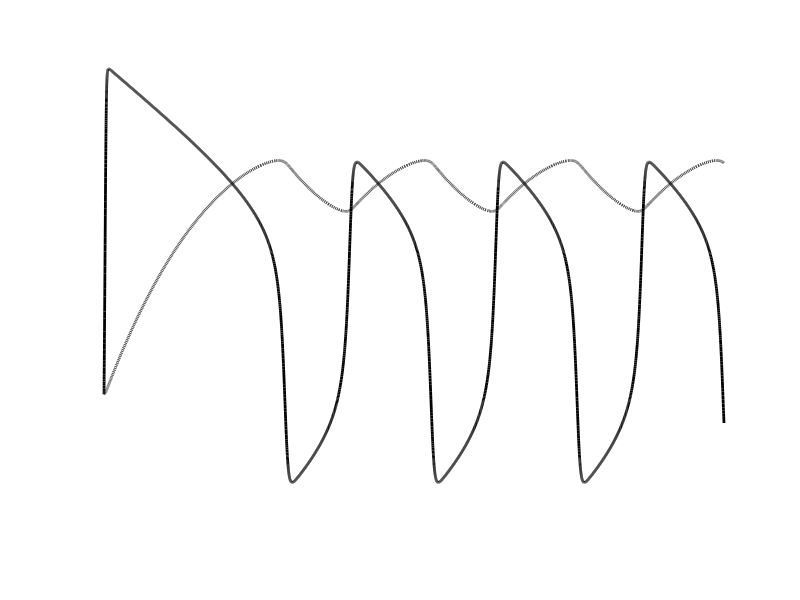

This figure's MATLAB source: (Note: this script raises an error after producing the figure.)
% -- Fitzhugh Nagumo Network
% Each node has a voltage, v, and a recovery variable, w, following
% vi = a3vi^3 + a2vi^2 a1vi - wi + sum_j=1^j=nAij(vi-vj)
% wi = cvi - bwi

% -- supporting files
% - FHN_rhs.m
% - poolData.m
% - DifferentLibraries_rhs
clear all; close all; clc
%% Plot behavior of one oscillator
I = @(t)(1); % -- include external forcing, otherwise only one spike
a = 0.7; b = 0.8; tau=100;
FHN = @(t,x)([(x(1)-x(1).^3)./3 - x(2) + I(t);
              (x(1) + a - b*x(2))/tau]);

options = odeset('RelTol',1e-8, 'AbsTol',1e-8);
[t,y] = ode45(FHN,[0 400],[-.5;-.5],options);

figure
hold on
plot(t,y(:,1),'k', 'LineWidth',2);
plot(t,y(:,2),'k:', 'LineWidth',2);
set(gca, 'FontSize', 18,'FontName', 'Cambria')
axis off

%% Simulate network
rng(195)
K=.3;  % coupling strength
n=50; % number of oscillators
Vi= [-.95 + 2*rand(n,1); -.05 + .1*rand(n,1)]; % initiate state

% A=rand(n,n);  
% A=(A>0.1).*A;
A=ones(n,n);  % all to all connections
alpha =[-.1,1.1,-1,.01,.01]; 

t0=linspace(0,100,10000);
t1 = linspace(0,2000,40000);

opts = odeset('RelTol',10^(-9),'AbsTol',10^(-9));
[t0,y0]=ode45(@(t,y) FHN_rhs(t,y,opts,alpha,n,K,A,1),t0,Vi);
[t1,y1]=ode45(@(t,y) FHN_rhs(t,y,opts,alpha,n,K,A,1),t1,y0(end,:).');
times= t1;

start = 15000;
%-- Visualize everything at once
figure
h = pcolor(y1(start:end,1:n).');
set(h, 'EdgeColor', 'none');
colormap('jet')
colorbar
xticklabels('')
set(gca, 'FontSize', 18,'FontName', 'Cambria')
%% SVD
[Uv, Sv, Vv] = svd(y1(start:end,1:n).', 'econ');
[Ur, Sr, Vr] = svd(y1(start:end,n+1:end).', 'econ');

x1 = Sr(1,1)*Vr(:,1); x4 = Sv(1,1)*Vv(:,1);
x2 = Sr(2,2)*Vr(:,2); x5 = Sv(2,2)*Vv(:,2);
x3 = Sr(3,3)*Vr(:,3); x6 = Sv(3,3)*Vv(:,3);

figure
subplot(1,2,1)
plot3(x1,x2,x3,'k','LineWidth',2)
grid on
subplot(1,2,2)
plot3(x4,x5,x6,'k','LineWidth',2)
grid on

%% SINDy to discover dynamics
dt = t1(2) - t1(1);
X = [x1,x2,x3,x4,x5,x6];
dXs = (X(3:end,:)-X(1:end-2,:))./(2*dt);
Xs = X(2:end-1,:);

usesine =0;
polyorder = 1;
nvars = 6;
A = poolData(Xs,nvars,polyorder,usesine);
[m,n] = size(A);
% -- Set regularization parameters and set up SR3 optimization for SINDy
threshold = 10^(-3);
kappa = 80; 
lambda = kappa*threshold^2/2;
stepsize = .01; 
trimmed_fraction = 0;
h = round((1-trimmed_fraction)*m);
maxiter = 100;
iter = 0;
err = 10;
dX = dXs(:,1:3);
w_old = A\dX;
v_old = ones(m,1);
% -- Solve SINDy regression problem using SR3
while err > 10^(-4) && iter < maxiter
    iter = iter + 1;
    Theta_c = A.*repmat(v_old,1,n);
    H = Theta_c.'*A+ kappa *eye(n); 
    % -- update coefficients
    coeffs = H\(Theta_c.'*dX + kappa*eye(n)*w_old);
    % -- update w by taking l_0 prox 
    w_new = coeffs;
    w_new(abs(w_new)<=threshold) = 0;
    % -- update v with gradient step and project onto capped h-simplex
    R2 = 0.5*sum((dX - A*coeffs).^2,2);
    v_new = proj_csimplex(v_old - stepsize*R2, h);
    
    % -- compute error
    err = norm(w_new - w_old)*kappa + norm(v_new-v_old)/stepsize;
    w_old = w_new; 
    v_old = v_new;
end

% -- plot resulting coefficients
c = lines;
nvars = 3;
figure
for j = 1:nvars
subplot(2,nvars,j)
plot(dX(:,j))
hold on
plot(A*coeffs(:,j))
subplot(2,nvars,j+3)
bar(coeffs(:,j),'FaceColor', c(j+3,:))
end
temp = coeffs;

dX = dXs(:,4:6);
A = [poolData(Xs(:,1:3),3,1,0), poolData(Xs(:,4:6),3,3,0)];
[m,n] = size(A);

% -- Set regularization parameters and set up SR3 optimization for SINDy
threshold = 4*10^(-5);
kappa = 80; 
lambda = kappa*threshold^2/2;
stepsize = .01; 
trimmed_fraction = 0;
h = round((1-trimmed_fraction)*m);
maxiter = 200;
iter = 0;
err = 10;

w_old = A\dX;
v_old = ones(m,1);
% -- Solve SINDy regression problem using SR3
while err > 10^(-8) && iter < maxiter
    iter = iter + 1;
    Theta_c = A.*repmat(v_old,1,n);
    H = Theta_c.'*A+ kappa *eye(n); 
    % -- update coefficients
    coeffs = H\(Theta_c.'*dX + kappa*eye(n)*w_old);
    % -- update w by taking l_0 prox 
    w_new = coeffs;
    w_new(abs(w_new)<=threshold) = 0;
    % -- update v with gradient step and project onto capped h-simplex
    R2 = 0.5*sum((dX - A*coeffs).^2,2);
    v_new = proj_csimplex(v_old - stepsize*R2, h);
    
    % -- compute error
    err = norm(w_new - w_old)*kappa +norm(v_new-v_old)/stepsize
    w_old = w_new; 
    v_old = v_new;
end

figure
for j = 1:nvars
subplot(2,nvars,j)
plot(dX(:,j))
hold on
plot(A*w_new(:,j))
subplot(2,nvars,j+3)
bar(w_new(:,j),'FaceColor', c(j,:))
end

size(coeffs);
% -- remove extra constant row
coeffs = [coeffs(1:4,:);coeffs(6:end,:)];
% -- pad first half
temp = [temp; zeros(16,3)];
coeffs = [temp,coeffs];

figure
imagesc(abs(coeffs))
caxis([0 0.1])
c = gray;
c = flipud(c);
colormap(c);
axis off
%% Simulate discovered dynamics
init = Xs(1,:).'; tspan = [0 1000]; 
[t,y] = ode45('DifferentLibraries_rhs',tspan,init,[],coeffs,3,1,0,3,0);
c = lines;
figure
for j = 1:6
    subplot(6,1,j)
    hold on
    plot(times(start:end)-times(start),X(:,j),'LineWidth',1.8, 'color', [c(j,:), 0.4])
    plot(t(:),y(:,j),':', 'LineWidth',3,'Color',c(j,:));
    xticklabels('')
    yticklabels('')  
end

%% Plot trimmed regions

A = poolData(Xs,1,3,0);
kappa = 80; 
stepsize = .01; 
trimmed_fraction = 0.2;
threshold =1-trimmed_fraction;
maxiter = 200;
[Xi_full,Xi_sparse,trimmed_points] = ...
    SR3(A, dXs,threshold, kappa, stepsize, trimmed_fraction, maxiter);
figure
hold on
plot3(x1,x2,x3,'k','LineWidth',1.8)
plot3(x1(trimmed_points<threshold),x2(trimmed_points<threshold),x3(trimmed_points<threshold), 'r.')
figure
hold on
plot3(x4,x5,x6,'k','LineWidth',1.8)
plot3(x4(trimmed_points<threshold),x5(trimmed_points<threshold),x6(trimmed_points<threshold), 'r.')